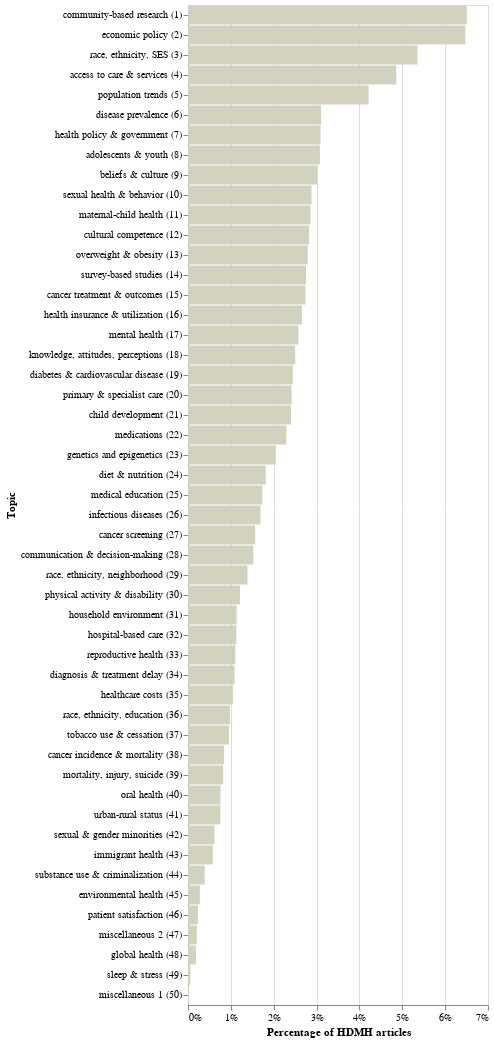

The cell this chart's notebook holds for it:
### Code cell
source = df_abstracts[['Topic_Name_No']].value_counts(normalize=True).rename_axis('Topic').reset_index(name='Percentage')

alt.Chart(source).mark_bar(size=19, color='#D2D2C0').encode(
   x=alt.X('Percentage:Q', axis=alt.Axis(format='%', title = 'Percentage of HDMH articles',titleFont="Avenir")),
   y=alt.Y('Topic:N', axis=alt.Axis(title = 'Topic', titleFont="Avenir" ), sort=None)).configure_axis(
    labelFont="Avenir", titleFont="Avenir")

### Figure 1 — Vega-Lite specification as saved in the notebook (floating-point values rounded to 4 significant figures)
{"config": {"view": {"continuousWidth": 300, "continuousHeight": 300}, "axis": {"labelFont": "Avenir", "titleFont": "Avenir"}}, "data": {"name": "data-f142e456247d15f415fc08ef80e2825b"}, "mark": {"type": "bar", "color": "#D2D2C0", "size": 19}, "encoding": {"x": {"axis": {"format": "%", "title": "Percentage of HDMH articles", "titleFont": "Avenir"}, "field": "Percentage", "type": "quantitative"}, "y": {"axis": {"title": "Topic", "titleFont": "Avenir"}, "field": "Topic", "sort": null, "type": "nominal"}}, "$schema": "https://vega.github.io/schema/vega-lite/v5.15.1.json", "datasets": {"data-f142e456247d15f415fc08ef80e2825b": [{"Topic": "community-based research (1)", "Percentage": 0.06505}, {"Topic": "economic policy (2)", "Percentage": 0.06471}, {"Topic": "race, ethnicity, SES (3)", "Percentage": 0.05354}, {"Topic": "access to care & services (4)", "Percentage": 0.04859}, {"Topic": "population trends (5)", "Percentage": 0.04214}, {"Topic": "disease prevalence (6)", "Percentage": 0.03107}, {"Topic": "health policy & government (7)", "Percentage": 0.03093}, {"Topic": "adolescents & youth (8)", "Percentage": 0.03078}, {"Topic": "beliefs & culture (9)", "Percentage": 0.03012}, {"Topic": "sexual health & behavior (10)", "Percentage": 0.02881}, {"Topic": "maternal-child health (11)", "Percentage": 0.0286}, {"Topic": "cultural competence (12)", "Percentage": 0.02825}, {"Topic": "overweight & obesity (13)", "Percentage": 0.02793}, {"Topic": "survey-based studies (14)", "Percentage": 0.02754}, {"Topic": "cancer treatment & outcomes (15)", "Percentage": 0.02742}, {"Topic": "health insurance & utilization (16)", "Percentage": 0.02657}, {"Topic": "mental health (17)", "Percentage": 0.02574}, {"Topic": "knowledge, attitudes, perceptions (18)", "Percentage": 0.02501}, {"Topic": "diabetes & cardiovascular disease (19)", "Percentage": 0.02444}, {"Topic": "primary & specialist care (20)", "Percentage": 0.02418}, {"Topic": "child development (21)", "Percentage": 0.02404}, {"Topic": "medications (22)", "Percentage": 0.02296}, {"Topic": "genetics and epigenetics (23)", "Percentage": 0.02049}, {"Topic": "diet & nutrition (24)", "Percentage": 0.01815}, {"Topic": "medical education (25)", "Percentage": 0.01735}, {"Topic": "infectious diseases (26)", "Percentage": 0.01691}, {"Topic": "cancer screening (27)", "Percentage": 0.01568}, {"Topic": "communication & decision-making (28)", "Percentage": 0.01526}, {"Topic": "race, ethnicity, neighborhood (29)", "Percentage": 0.01387}, {"Topic": "physical activity & disability (30)", "Percentage": 0.01212}, {"Topic": "household environment (31)", "Percentage": 0.01135}, {"Topic": "hospital-based care (32)", "Percentage": 0.01126}, {"Topic": "reproductive health (33)", "Percentage": 0.01106}, {"Topic": "diagnosis & treatment delay (34)", "Percentage": 0.01085}, {"Topic": "healthcare costs (35)", "Percentage": 0.01048}, {"Topic": "race, ethnicity, education (36)", "Percentage": 0.009786}, {"Topic": "tobacco use & cessation (37)", "Percentage": 0.009563}, {"Topic": "cancer incidence & mortality (38)", "Percentage": 0.008427}, {"Topic": "mortality, injury, suicide (39)", "Percentage": 0.008208}, {"Topic": "oral health (40)", "Percentage": 0.007582}, {"Topic": "urban-rural status (41)", "Percentage": 0.007538}, {"Topic": "sexual & gender minorities (42)", "Percentage": 0.006179}, {"Topic": "immigrant health (43)", "Percentage": 0.005786}, {"Topic": "substance use & criminalization (44)", "Percentage": 0.003903}, {"Topic": "environmental health (45)", "Percentage": 0.002757}, {"Topic": "patient satisfaction (46)", "Percentage": 0.002315}, {"Topic": "miscellaneous 2 (47)", "Percentage": 0.002053}, {"Topic": "global health (48)", "Percentage": 0.001849}, {"Topic": "sleep & stress (49)", "Percentage": 0.0005388}, {"Topic": "miscellaneous 1 (50)", "Percentage": 0.0002524}]}}
